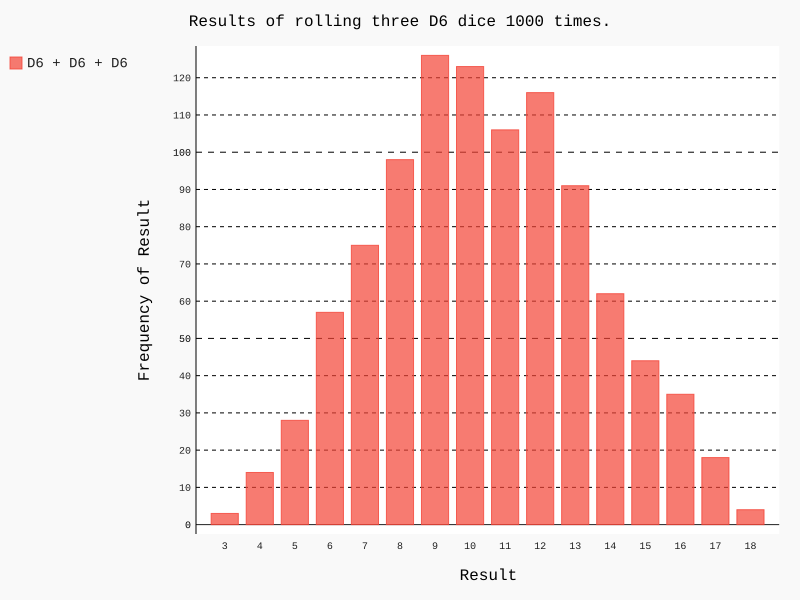

This chart was generated by the following Python code:
from pathlib import Path

import pygal
from die import Die

diretorio_atual = Path(__file__).parent
nome_arquivo = diretorio_atual / "main.svg"

# Cria dois dados D6
die_1 = Die()
die_2 = Die()
die_3 = Die()

# Faz alguns lançamentos e armazena os resultados em uma lista
results: list[int] = []
for roll_num in range(1000):
    result = die_1.roll() + die_2.roll() + die_3.roll()
    results.append(result)

# Analisa os resultados
frequencies: list[int] = []
max_result = die_1.num_sides + die_2.num_sides + die_3.num_sides

for value in range(3, max_result + 1):
    frequency = results.count(value)
    frequencies.append(frequency)

# Visualiza os resultados
hist = pygal.Bar()
hist.title = "Results of rolling three D6 dice 1000 times."
hist.x_labels = [
    "3",
    "4",
    "5",
    "6",
    "7",
    "8",
    "9",
    "10",
    "11",
    "12",
    "13",
    "14",
    "15",
    "16",
    "17",
    "18",
]

hist.x_title = "Result"
hist.y_title = "Frequency of Result"
hist.add("D6 + D6 + D6", frequencies)
hist.render_to_file(nome_arquivo)
